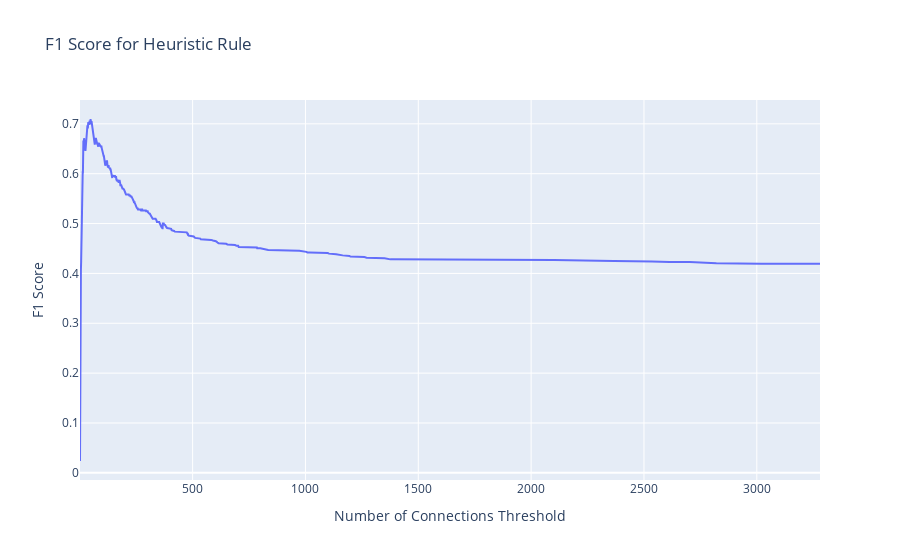

This figure's notebook cell:
### Code cell
px.line(
    x=possible_values, 
    y=heuristic_f1_scores, 
    labels={
        "x": "Number of Connections Threshold",
        "y": "F1 Score",
    },
    title='F1 Score for Heuristic Rule'
)

### Figure 1 — Plotly figure (JSON) as saved in the notebook; plotly's stock layout.template omitted (floating-point values rounded to 4 significant figures; data arrays with more than 128 entries replaced by an {"elided": "..."} marker saying what was removed)
{"data": [{"hovertemplate": "Number of Connections Threshold=%{x}<br>F1 Score=%{y}<extra></extra>", "legendgroup": "", "line": {"color": "#636efa", "dash": "solid"}, "marker": {"symbol": "circle"}, "mode": "lines", "name": "", "orientation": "v", "showlegend": false, "type": "scatter", "x": {"elided": "529 int values"}, "xaxis": "x", "y": {"elided": "529 float values"}, "yaxis": "y"}], "layout": {"legend": {"tracegroupgap": 0}, "title": {"text": "F1 Score for Heuristic Rule"}, "xaxis": {"anchor": "y", "domain": [0, 1], "title": {"text": "Number of Connections Threshold"}}, "yaxis": {"anchor": "x", "domain": [0, 1], "title": {"text": "F1 Score"}}}}
